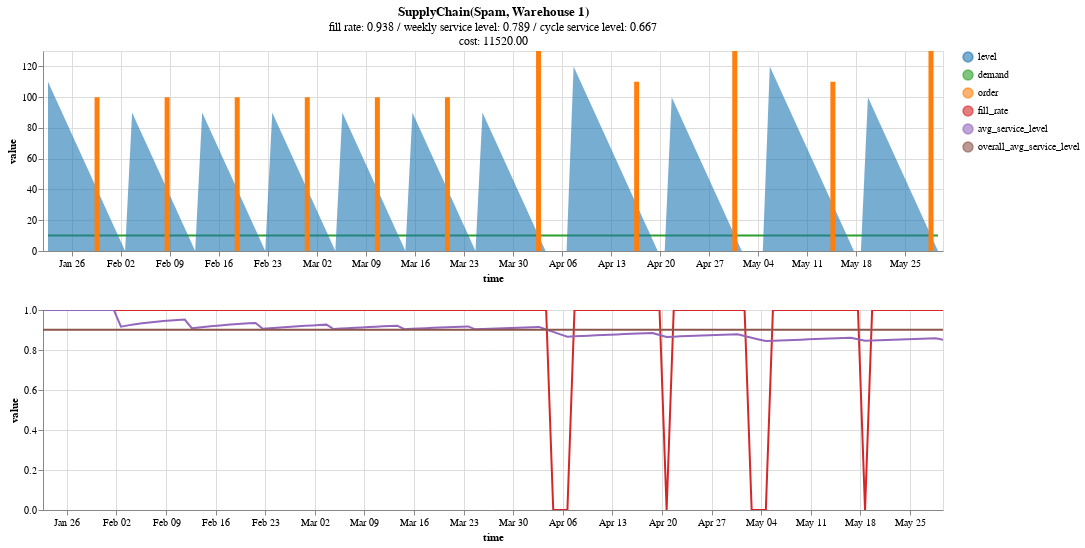

The code cell stored with this chart in its notebook:
### Code cell
supply_chain_plot(supply_chain).interactive()
